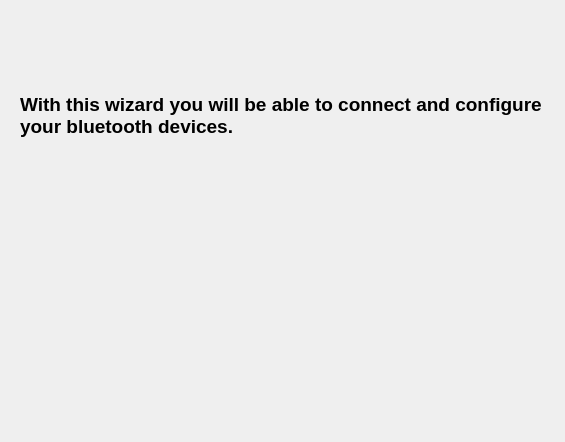
<?xml version="1.0" encoding="UTF-8"?>
<ui version="4.0">
 <class>Introduction</class>
 <widget class="QWidget" name="Introduction">
  <property name="geometry">
   <rect>
    <x>0</x>
    <y>0</y>
    <width>565</width>
    <height>442</height>
   </rect>
  </property>
  <property name="windowTitle">
   <string>Form</string>
  </property>
  <layout class="QVBoxLayout" name="verticalLayout_2">
   <item>
    <layout class="QVBoxLayout" name="verticalLayout" stretch="0,0">
     <property name="sizeConstraint">
      <enum>QLayout::SetMaximumSize</enum>
     </property>
     <item>
      <widget class="QStackedWidget" name="labelsStack">
       <property name="currentIndex">
        <number>0</number>
       </property>
       <widget class="QWidget" name="descText">
        <layout class="QVBoxLayout" name="verticalLayout_3">
         <item>
          <widget class="QLabel" name="descText">
           <property name="text">
            <string>&lt;!DOCTYPE HTML PUBLIC &quot;-//W3C//DTD HTML 4.0//EN&quot; &quot;http://www.w3.org/TR/REC-html40/strict.dtd&quot;&gt;
&lt;html&gt;&lt;head&gt;&lt;meta name=&quot;qrichtext&quot; content=&quot;1&quot; /&gt;&lt;style type=&quot;text/css&quot;&gt;
p, li { white-space: pre-wrap; }
&lt;/style&gt;&lt;/head&gt;&lt;body style=&quot; font-family:'DejaVu Sans'; font-size:9pt; font-weight:400; font-style:normal;&quot;&gt;
&lt;p style=&quot; margin-top:0px; margin-bottom:0px; margin-left:0px; margin-right:0px; -qt-block-indent:0; text-indent:0px;&quot;&gt;&lt;span style=&quot; font-size:14pt; font-weight:600;&quot;&gt;With this wizard you will be able to connect and configure your bluetooth devices.&lt;/span&gt;&lt;/p&gt;&lt;/body&gt;&lt;/html&gt;</string>
           </property>
           <property name="wordWrap">
            <bool>true</bool>
           </property>
          </widget>
         </item>
        </layout>
       </widget>
       <widget class="QWidget" name="descPage">
        <layout class="QVBoxLayout" name="verticalLayout_4">
         <item>
          <widget class="QLabel" name="noAdapterText">
           <property name="text">
            <string>&lt;!DOCTYPE HTML PUBLIC &quot;-//W3C//DTD HTML 4.0//EN&quot; &quot;http://www.w3.org/TR/REC-html40/strict.dtd&quot;&gt;
&lt;html&gt;&lt;head&gt;&lt;meta name=&quot;qrichtext&quot; content=&quot;1&quot; /&gt;&lt;style type=&quot;text/css&quot;&gt;
p, li { white-space: pre-wrap; }
&lt;/style&gt;&lt;/head&gt;&lt;body style=&quot; font-family:'DejaVu Sans'; font-size:9pt; font-weight:400; font-style:normal;&quot;&gt;
&lt;p style=&quot; margin-top:0px; margin-bottom:0px; margin-left:0px; margin-right:0px; -qt-block-indent:0; text-indent:0px;&quot;&gt;&lt;span style=&quot; font-size:14pt; font-weight:600;&quot;&gt;No bluetooth adapters has been found&lt;/span&gt;&lt;/p&gt;
&lt;p style=&quot;-qt-paragraph-type:empty; margin-top:0px; margin-bottom:0px; margin-left:0px; margin-right:0px; -qt-block-indent:0; text-indent:0px; font-size:14pt; font-weight:600;&quot;&gt;&lt;/p&gt;
&lt;p style=&quot; margin-top:0px; margin-bottom:0px; margin-left:0px; margin-right:0px; -qt-block-indent:0; text-indent:0px;&quot;&gt;&lt;span style=&quot; font-size:14pt; font-weight:600;&quot;&gt;Plug one to continue&lt;/span&gt;&lt;/p&gt;&lt;/body&gt;&lt;/html&gt;</string>
           </property>
           <property name="wordWrap">
            <bool>true</bool>
           </property>
          </widget>
         </item>
        </layout>
       </widget>
      </widget>
     </item>
     <item>
      <spacer name="verticalSpacer">
       <property name="orientation">
        <enum>Qt::Vertical</enum>
       </property>
       <property name="sizeType">
        <enum>QSizePolicy::Expanding</enum>
       </property>
       <property name="sizeHint" stdset="0">
        <size>
         <width>20</width>
         <height>40</height>
        </size>
       </property>
      </spacer>
     </item>
    </layout>
   </item>
  </layout>
 </widget>
 <resources/>
 <connections/>
</ui>
